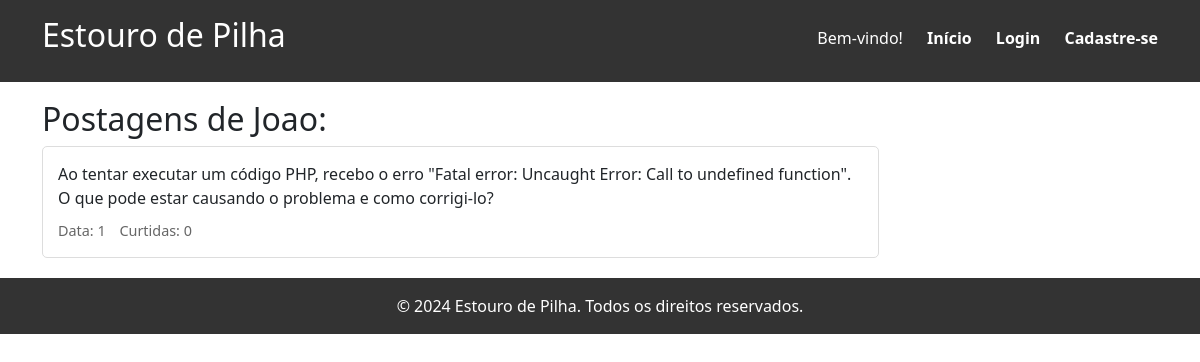
The app's page /perfil_usuario.php?usr_id=1 with its own data.
### tables this page shows
CREATE TABLE IF NOT EXISTS db_usr (
  usr_id INT NOT NULL AUTO_INCREMENT,
  usr_name VARCHAR(20) NOT NULL,
  usr_password VARCHAR(255) NOT NULL,
  PRIMARY KEY (usr_id)
);

CREATE TABLE IF NOT EXISTS db_post (
  post_id INT NOT NULL AUTO_INCREMENT,
  post_tittle VARCHAR(30) NOT NULL,
  post_body TEXT NOT NULL,
   
  post_note INT,
  usr_id INT NOT NULL,
  PRIMARY KEY (post_id),
  FOREIGN KEY (usr_id) REFERENCES db_usr(usr_id)
);

### banco.php (called while the page is built, shortened)
<?php
$dbhost = "localhost";
$dbuser = "root";
$dbpass = "";
$dbname = "db_estouro_de_pilha";
$banco = new mysqli($dbhost, $dbuser, $dbpass, $dbname);
function countLikes(int $post_id) {
    global $banco;
    $sql = "SELECT COUNT(*) AS likes FROM db_likes WHERE post_id = ?";
    $stmt = $banco->prepare($sql);
    $stmt->bind_param("i", $post_id);
    $stmt->execute();
    $result = $stmt->get_result();
    return $result->fetch_object()->likes;
}
?>

### perfil_usuario.php (the view, shortened to what this page needs)
<?php
$logged_in = $_SESSION['logged_in'] ?? false;
$usr = $_SESSION['usr'] ?? '';
require_once 'banco.php';
$usr_id = $_GET['usr_id'];
$stmt = $banco->prepare("SELECT usr_name FROM db_usr WHERE usr_id = ?");
$stmt->bind_param("i", $usr_id);
$stmt->execute();
$result = $stmt->get_result();
$usuario = $result->fetch_object();
$stmt_posts = $banco->prepare("SELECT post_id, post_body FROM db_post WHERE usr_id = ?");
$stmt_posts->bind_param("i", $usr_id);
$stmt_posts->execute();
$result_posts = $stmt_posts->get_result();
?>
<!DOCTYPE html>
<html lang="pt-br">
<head>
    <link rel="stylesheet" href="estilos.css">
    <link href="https://cdn.jsdelivr.net/npm/bootstrap@5.3.3/dist/css/bootstrap.min.css" rel="stylesheet">
</head>
<body>
<header>
    <div class="container">
        <h1>Estouro de Pilha</h1>
        <nav>
            <ul>
                <?php if ($logged_in): ?>
                    <li>Olá, <?php echo htmlspecialchars($usr); ?>!</li>
                    <li><a href="index.php">Início</a></li>
                    <li><a href="meu_perfil.php">Meu Perfil</a></li>
                    <li><a href="logout.php">Logout</a></li>
                <?php else: ?>
                    <li>Bem-vindo!</li>
                    <li><a href="index.php">Início</a></li>
                    <li><a href="login.php">Login</a></li>
                    <li><a href="register.php">Cadastre-se</a></li>
                <?php endif; ?>
            </ul>
        </nav>
    </div>
</header>
<main class="container">
    <section class="feed">
    <h2>Postagens de <?php echo htmlspecialchars($usuario->usr_name);?>:</h2>
        <?php while ($post = $result_posts->fetch_object()):?>
            <div class="post">
                <p><?php echo nl2br(htmlspecialchars($post->post_body));?></p>
                <div class="post-info">
                    <span>Data: <?php echo htmlspecialchars($post->post_id);?></span>
                    <span>Curtidas: <?php echo countLikes($post->post_id);?></span>
                </div>
            </div>
        <?php endwhile;?>
    </section>
</main>
<footer>
    <div class="container">
        <p>&copy; 2024 Estouro de Pilha. Todos os direitos reservados.</p>
    </div>
</footer>
</body>
</html>

### estilos.css (style rules this page uses)
* { margin: 0; padding: 0; box-sizing: border-box; }
body { font-family: Arial, sans-serif; line-height: 1.6; background-color: #f4f4f4; }
.container { width: 80%; margin: auto; overflow: hidden; }
header { background: #333; color: #fff; padding: 1rem 0; position: fixed; top: 0; width: 100%; z-index: 1000; }
header h1 { float: left; font-size:xx-large; font-display:inherit ; }
header nav { float: right; margin-top: 10px; }
header nav ul { list-style: none; }
header nav ul li { display: inline; margin-left: 20px; }
header nav ul li a { color: #fff; text-decoration: none; font-weight: bold; }
main { display: flex; margin-top: 80px; }
.feed { width: 75%; margin-top: 100px; }
.post { background: #fff; padding: 15px; margin-bottom: 20px; border: 1px solid #ddd; border-radius: 5px; }
.post p { margin-bottom: 10px; }
.post-info { margin-top: 10px; font-size: 0.9rem; color: #666; }
.post-info span { margin-right: 10px; }
footer { display: flex; flex-direction: column; margin-top: auto; background: #333; color: #fff; text-align: center; padding: 1rem 0; width: 100%; }
footer p { margin: 0; }

### records on screen
db_usr: usr_name "Joao"
db_post: post_body "Ao tentar executar um código PHP, recebo o erro \"Fatal error: Uncaught Error: Call to undefined function\". O que pode estar causando o problema e como corrigi-lo?", post_id "1", post_id "0"
